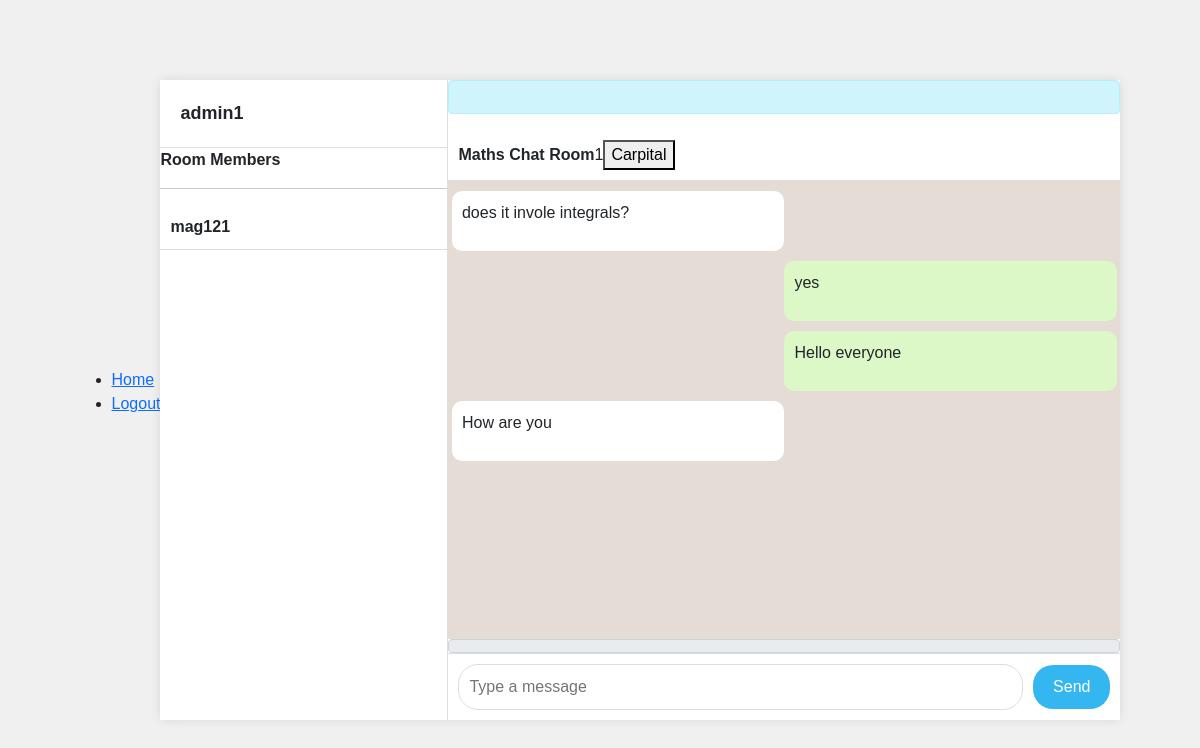
Before: /chat/Maths (signed in) with the older database file.
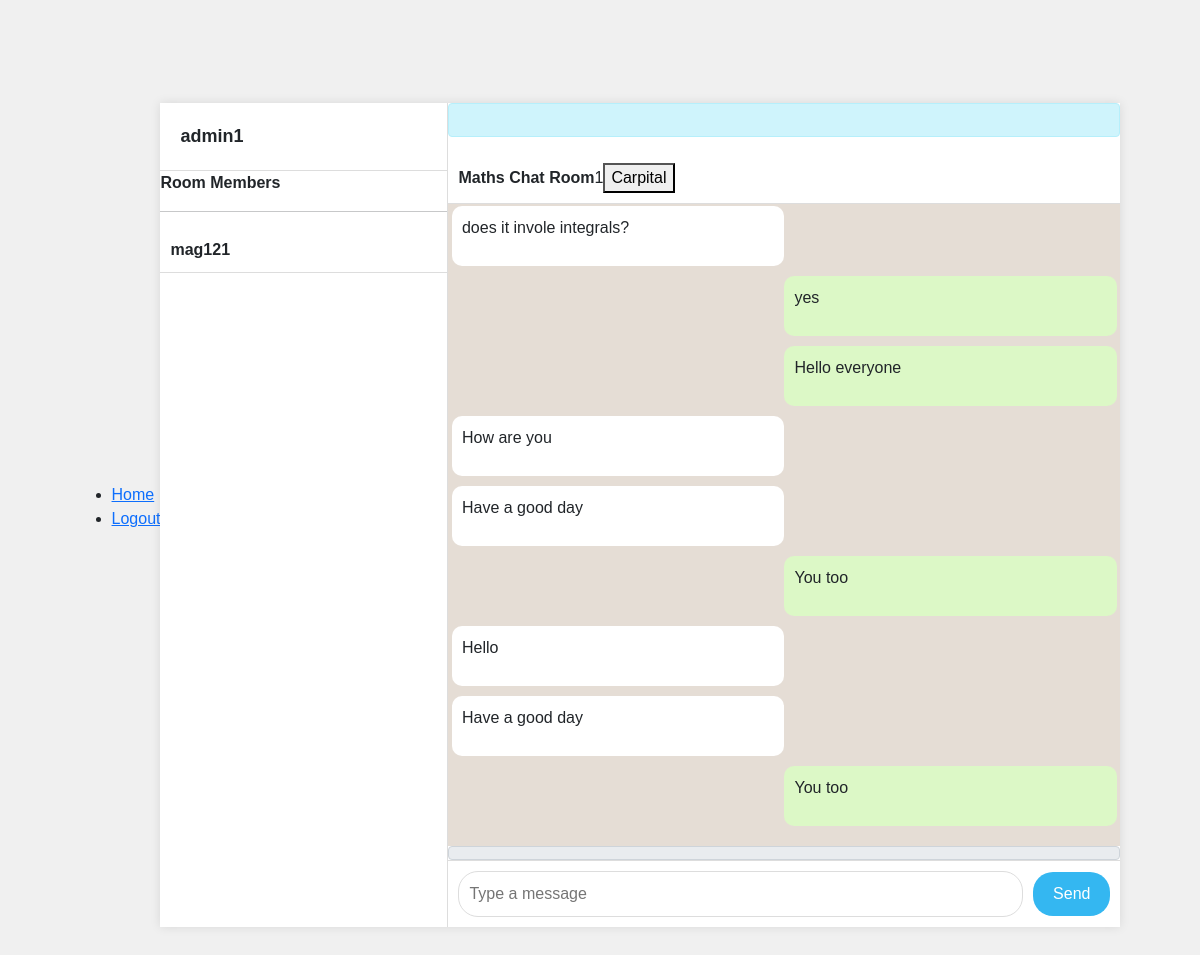
After: the same page with the newer database file.
### chatapp/models.py (models this page shows, shortened)
class Profile(models.Model):
    pID = ShortUUIDField(primary_key=True, unique=True, editable=False)
    user = models.OneToOneField(User, on_delete=models.CASCADE)
    first_name = models.CharField(max_length=30, blank=True)
    last_name = models.CharField(max_length=30, blank=True)
    avatar = ResizedImageField(quality=70, upload_to='media/profile', blank=True, null=True)

class RoomChat(models.Model):
    mID = ShortUUIDField(primary_key=True, unique=True, editable=False)
    room = models.ForeignKey(Room, on_delete=models.CASCADE)
    author = models.ForeignKey(Profile, on_delete=models.SET_NULL, null=True)
    content = models.CharField(max_length=300, blank=False)
    image = ResizedImageField(blank=True, null=True, quality=70, upload_to="media/chats/images")
    file = models.FileField(blank=True, null=True, upload_to='media/chats/files')
    created_at = models.DateTimeField(auto_now_add=True)

### chatapp/views.py (the view)
# urls.py: path('chat/<str:pk>', views.chat, name='chat'),
@login_required(login_url='signin')
def chat(request, pk):
    room = Room.objects.get(room_name=pk)
    members = room.members.all()
    chats = RoomChat.objects.filter(room=room)
    context = {
        "room": room,
        "chats": chats,
        "members": members,
        "user": request.user,
        }
    if request.user.profile in members:
        return render(request, 'chat.html', context)
    else:
        return redirect('home')

### chatapp/templates/chat.html (shortened to what this page needs)
{% extends 'base.html' %}
{% load static %}
{% block content %}
<link rel="stylesheet" href="{% static 'styles.css' %}">
<div class="app-container">
    <div class="sidebar">
        <div class="profile-section">
            <span class="username">{{ user.username }}</span>
        </div>
        <div class="chat-list">
            <p><strong>Room Members</strong></p>
            <hr>
            {%for m in members %}
            {% if m != request.user.profile %}
            <div class="chat-item">
                <div class="chat-info">
                    <span class="contact-name">{{ m.user.username }} </span>
                </div>
            </div>
            {% endif %}
            {% endfor %}
        </div>
    </div>
    <div class="chat-window">
        <div id="noteDiv" class="alert alert-info">
        </div>
        <div class="chat-header">
	    <span class="contact-name">{{ room.room_name }} Chat Room</span>
	    <span id="online">0</span> <button id="cap"> Carpital </button>
        </div>
        {% include 'partial.html' %}
        <form id="demo_form" enctype="multipart/form-data">
            <span class="input-group-text attach_btn">
            </span>
            <div class="message-input">
                <input id="content" name="content" type="text" placeholder="Type a message" id="content" required>
                <button type="submit">Send</button>
            </div>
        </form>
    </div>
</div>
{% endblock %}

### chatapp/templates/partial.html (shortened to what this page needs)
<div id="test" class="chat-messages">
    {% for chat in chats %}
    {% if chat.author == user.profile %}
    <div class="message sent">
        <p>{{ chat.content }}</p>
    </div>
    {% else %}
    <div class="message received">
        <p>{{ chat.content }}</p>
    </div>
    {% endif %}
    {% endfor %}
</div>

Changed rows visible on the page:
added RoomChat: content "Have a good day"
added RoomChat: content "You too"
added RoomChat: content "Hello"
added RoomChat: content "Have a good day"
added RoomChat: content "You too"
